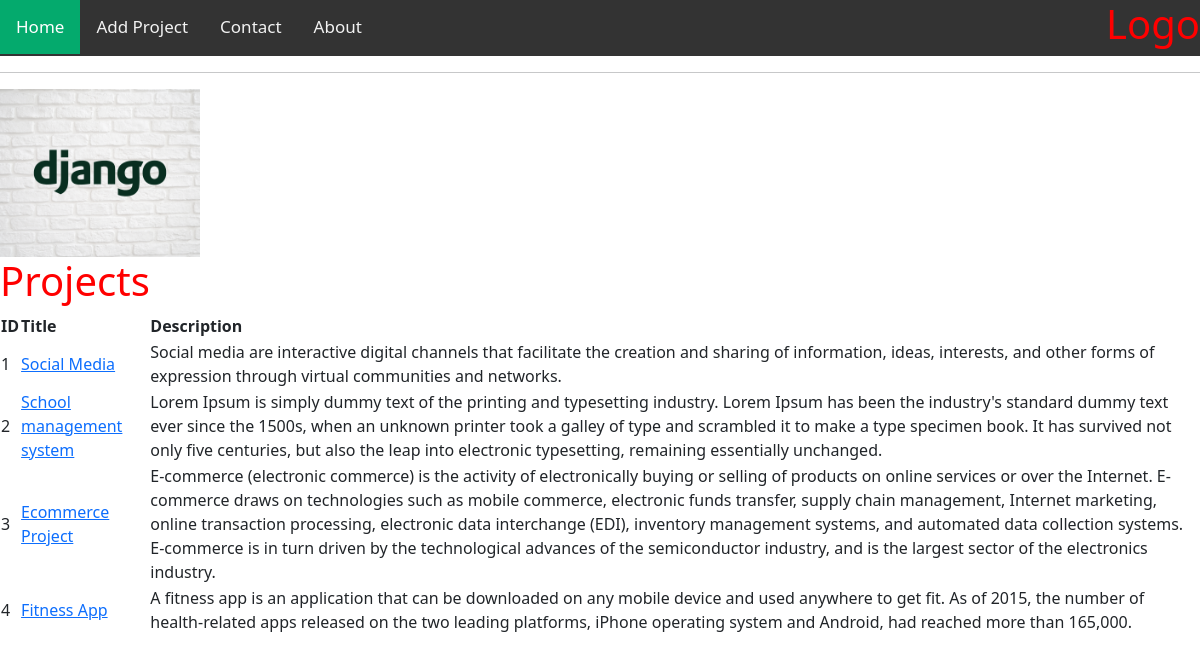
The page / on the database its author committed.
### projects/models.py (models this page shows, shortened)
class Project(models.Model):
    title = models.CharField(max_length=200)
    description = models.TextField(null=True, blank=True)
    featured_image = models.ImageField(
        null=True, blank=True, default="default-image.jpg"
    )
    demo_link = models.CharField(max_length=1000, null=True, blank=True)
    source_link = models.CharField(max_length=1000, null=True, blank=True)
    vote_total = models.PositiveIntegerField(default=0)
    vote_ratio = models.PositiveIntegerField(default=0)
    tags = models.ManyToManyField("Tag", blank=True)
    created = models.DateTimeField("Date created", auto_now_add=True)
    id = models.UUIDField(
        default=uuid.uuid4, unique=True, primary_key=True, editable=False
    )

### projects/views.py (the view)
# urls.py: path("", include("projects.urls")),
def projects(request):
    projects = Project.objects.all()
    template = "projects/index.html"
    context = {"projects": projects}
    return render(request, template, context)

### projects/templates/projects/index.html (shortened to what this page needs)
{% extends 'main.html' %} {% block content %}
{% load static %}
<img style="width:200px" src="{% static 'images/django.jpg' %}" />
<h1>Projects</h1>
<table>
  <thead>
    <tr>
      <th>ID</th>
      <th>Title</th>
      <th>Description</th>
    </tr>
  </thead>
  <tbody>
    {% for project in projects %}
    <tr>
      <td>{{forloop.counter}}</td>
      <td>
        <a href="{% url 'projects:project' project.id %}">{{project.title}}</a>
      </td>
      <td>{{project.description}}</td>
    </tr>
    {% endfor %}
  </tbody>
</table>
{% endblock content %}

### static/styles/main.css (style rules this page uses)
body { background-color:lightblue; }
h1 { color:red; }

### rows shown on the page
Project: title "Social Media", description "Social media are interactive digital channels that facilitate the creation and sharing of information, ideas, interests, and other forms of expression through virtual communities and networks."
Project: title "School management system", description "Lorem Ipsum is simply dummy text of the printing and typesetting industry. Lorem Ipsum has been the industry's standard dummy text ever since the 1500s, when an unknown printer took a galley of type and scrambled it to make a type specimen book. It has survived not only five centuries, but also the leap into electronic typesetting, remaining essentially unchanged."
Project: title "Ecommerce Project", description "E-commerce (electronic commerce) is the activity of electronically buying or selling of products on online services or over the Internet. E-commerce draws on technologies such as mobile commerce, electronic funds transfer, supply chain management, Internet marketing, online transaction processing, electronic data interchange (EDI), inventory management systems, and automated data collection systems. E-commerce is in turn driven by the technological advances of the semiconductor industry, and is the largest sector of the electronics industry."
Project: title "Fitness App", description "A fitness app is an application that can be downloaded on any mobile device and used anywhere to get fit. As of 2015, the number of health-related apps released on the two leading platforms, iPhone operating system and Android, had reached more than 165,000."
